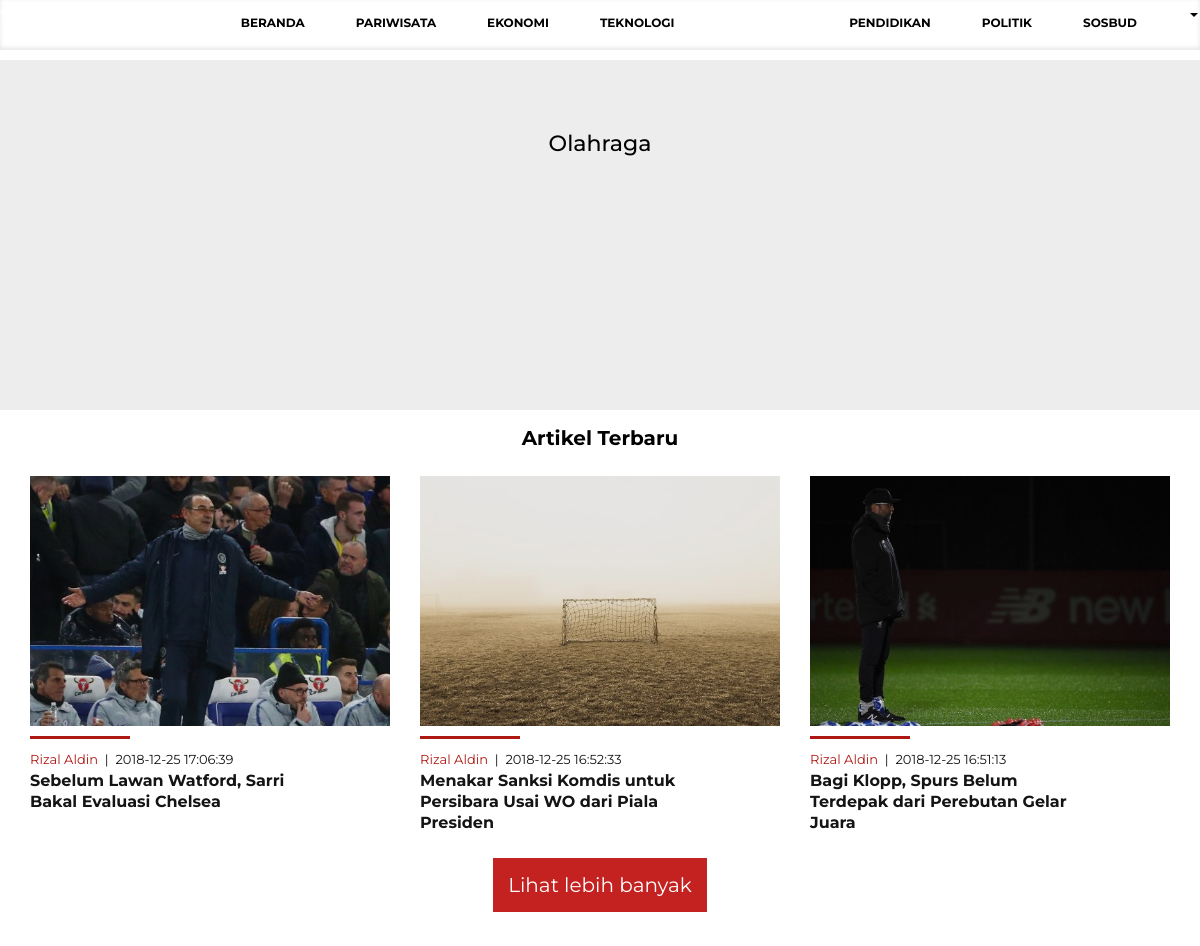
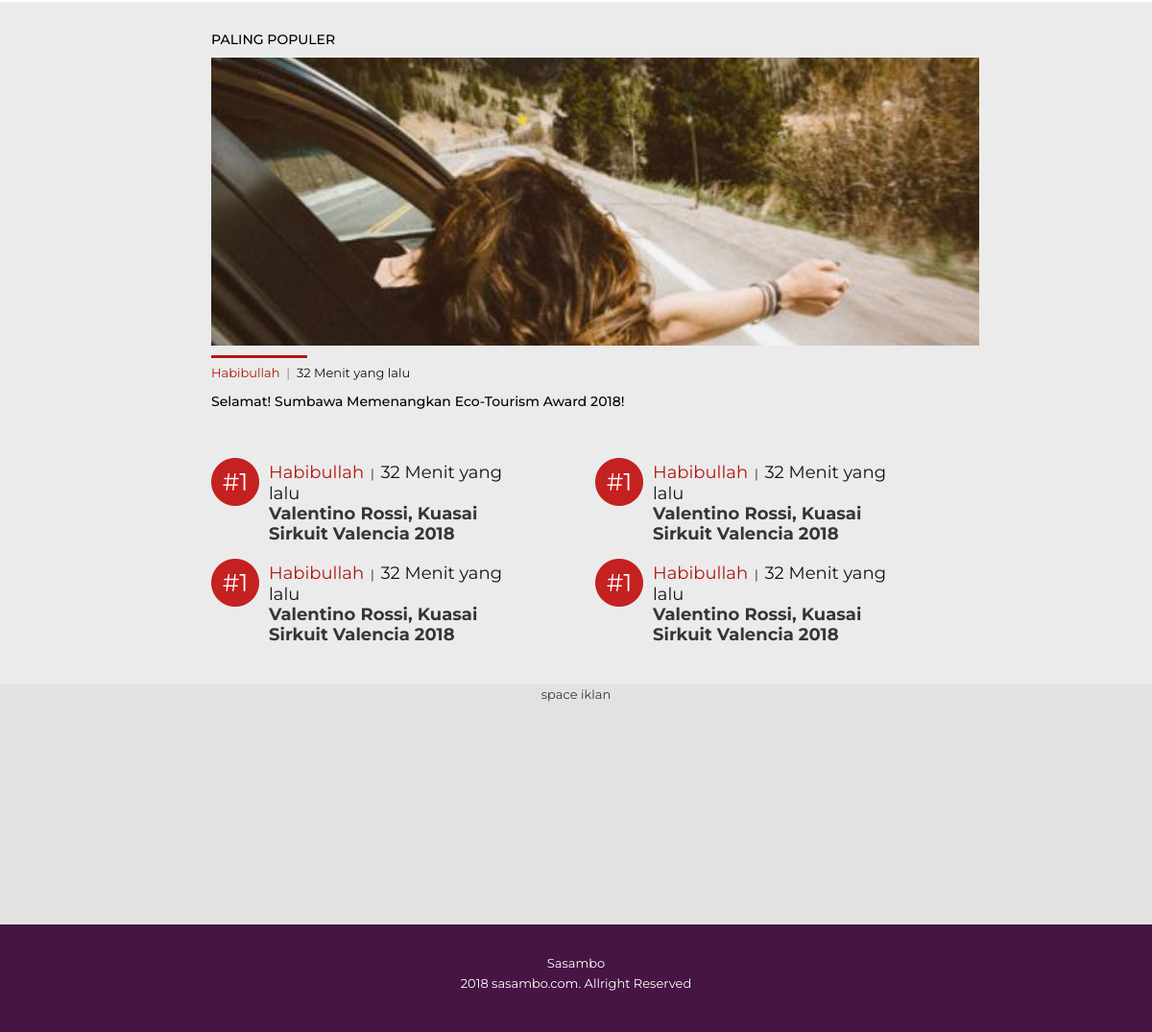
Screenshot of /index.php/user/content/olahraga with the database file from the repository (2 pictures, top to bottom).
### tables this page shows
CREATE TABLE `berita` (
  `id_berita` int(11) NOT NULL,
  `id_user` int(11) NOT NULL,
  `id_kategori` int(11) NOT NULL,
  `slug_berita` varchar(255) NOT NULL,
  `judul_berita` varchar(255) NOT NULL,
  `isi_berita` text NOT NULL,
  `gambar` varchar(255) NOT NULL,
  `status_berita` enum('Publish','Draft','','') NOT NULL,
  `jenis_berita` varchar(20) NOT NULL,
  `keywords` varchar(500) NOT NULL,
  `tanggal_post` datetime NOT NULL,
  `tanggal` timestamp NOT NULL DEFAULT '0000-00-00 00:00:00' ON UPDATE CURRENT_TIMESTAMP
);

CREATE TABLE `user` (
  `id_user` int(25) NOT NULL,
  `nama` varchar(50) NOT NULL,
  `email` varchar(255) NOT NULL,
  `username` varchar(32) NOT NULL,
  `password` varchar(64) NOT NULL,
  `akses_level` varchar(20) NOT NULL,
  `tanggal` timestamp NOT NULL DEFAULT CURRENT_TIMESTAMP ON UPDATE CURRENT_TIMESTAMP
);

### application/controllers/user/Content.php (called while the page is built, shortened)
<?php
class Content extends CI_Controller {
	public function __construct()
	{
		$this->load->model('berita_model');
		$this->load->model('iklan_model');
	}
	public function olahraga()
		{
			$data = array(
				'berita' => $this->berita_model->home(4),
				'title'  => 'Sasambo - Olahraga'
			);
			$this->load->view('user/layout/head', $data);
			$this->load->view('user/layout/nav', $data);
			$this->load->view('user/content/olahraga/list', $data, FALSE);
			$this->load->view('user/layout/footer', $data);
		}
}

### index.php (called while the page is built, shortened)
<?php
require_once BASEPATH.'core/CodeIgniter.php';

### application/models/Berita_model.php (called while the page is built, shortened)
<?php
class Berita_model extends CI_Model {
	public function home($id)
	{
		$this->db->select('berita.*,
						   kategori.nama_kategori, kategori.slug_kategori,
						   user.nama');
		$this->db->from('berita');
		$this->db->join('kategori','kategori.id_kategori = berita.id_kategori','LEFT');
		$this->db->join('user','user.id_user = berita.id_user','LEFT');
		$this->db->where('berita.id_kategori',$id);
		$this->db->order_by('id_berita', 'DESC');
		$query = $this->db->get();
		return $query->result();
	}
}

### application/views/user/content/olahraga/list.php (the view, shortened to what this page needs)
 <?php
$id_user      = $this->session->userdata('id_user');
$user_aktif   = $this->user_model->detail($id_user);
?>
 <body>
   <nav class="navbar navbar-default navbar-fixed-top">
      <div class="container">
        <div class="navbar-header">
          <a class="navbar-brand" href="<?php echo base_url() ?>">Sasambo</a>
        </div>
        <div id="navbar" class="navbar-collapse collapse">
          <ul class="nav navbar-nav navbar-right">
              <li><a href="<?php echo base_url('user/dasbor') ?>">Beranda</a></li>
              <li><a href="<?php echo base_url('user/content/pariwisata')?>">Pariwisata</a></li>
              <li><a href="<?php echo base_url('user/content/ekonomi') ?>">Ekonomi</a></li>
              <li><a href="<?php echo base_url('user/content/teknologi') ?>">Teknologi</a></li>
              <li class="active"><a href="<?php echo base_url('user/content/olahraga') ?>">Olahraga<span class="sr-only">(current)</span></a></li>
              <li><a href="<?php echo base_url('user/content/pendidikan') ?>">Pendidikan</a></li>
              <li><a href="<?php echo base_url('user/content/politik') ?>">Politik</a></li>
              <li><a href="<?php echo base_url('user/content/sosbud') ?>">Sosbud</a></li>
              <li class="dropdown">
                <a href="<?php echo base_url('user/dasbor') ?>" class="dropdown-toggle" data-toggle="dropdown" role="button" aria-haspopup="true" aria-expanded="false"><?php echo $user_aktif->nama ?> <span class="caret"></span></a>
              </li>
        </div>
      </div>
    </nav>
    <div class="container">
      <div class="container">
    <div class="kategori-container">
      <div class="sc1-kat">
        <h1>Olahraga</h1>
      </div>
      <div class="sc2-kat">
        <h2>Artikel Terbaru</h2>
        <div class="row sc2-kat-row">
           <?php foreach ($berita as $key => $value) { ?>
          <div class="col-md-4" id="sc1-pariwisata">
            <div class="thumbnail-kategori-par" style="background-image: url(<?php echo base_url('assets/upload/image/'.$value->gambar); ?>">
              <div class="overlay-kategori-par"></div>
            </div>
            <div class="garis-merah"></div>
                <div class="page-title-kategori">
                  <span class="author-name"><a href=""><?php echo $value->nama; ?></a></span>
                  &nbsp;|&nbsp;
                   <span class="upload-time"><a href=""><?php echo $value->tanggal_post; ?></a></span> <br>
                  <a href="<?php echo base_url('home/read/'.$value->slug_berita); ?>" class="judul-kategori"><?php echo $value->judul_berita; ?></a>
                </div>
              </div>
            <?php
            if($key == 2) {
              break;
              }
             }
           ?>
        </div>
        <h5>
          <a href="" class="rm-button-kat">Lihat lebih banyak</a>
        </h5>
    </div>
        <div class="sc3-kat">
          <div class="row sc3-kat-row">
            <div class="col-md-2"></div>
            <div class="col-md-8 sc3-kat-row-1">
              <h3>Paling Populer</h3>
              <div class="thumbnail-sc3-kat" style="background-image: url(<?php echo base_url('assets/template/assets/img/thumbnail-kategori.jpg');?>"></div>
                <div class="judul-thumbnail-sc3-kat">
                  <div class="garis-merah"></div>
                  <span class="author-name"><a href="">Habibullah</a></span>
                  &nbsp;|&nbsp;
                  <span class="upload-time"><a href="">32 Menit yang lalu</a></span>
                  <div class="judul-thumbnail-text">
                    <h3><a href="">Selamat! Sumbawa Memenangkan Eco-Tourism Award 2018!</a></h3>
                  </div>
                </div>
                <div class="row list-populer">
                  <div class="col-md-6 Populer-kiri">
                    <div class="media">
                      <div class="media-left">
                        <a href="#"><img class="media-object-populer" src="<?php echo base_url(); ?>assets/template/assets/img/first.png" alt="Generic placeholder image"></a>
                      </div>
                    <div class="media-body">
                      <div class="page-title-kategori">
                        <span class="author-name"><a href="">Habibullah</a></span>
                        &nbsp;|&nbsp;
                        <span class="upload-time"><a href="">32 Menit yang lalu</a></span> <br>
                        <a href="" class="judul-kategori">Valentino Rossi, Kuasai Sirkuit Valencia 2018</a>
                      </div>
                    </div>
                    </div>
                    <div class="media">
                      <div class="media-left">
                        <a href="#"><img class="media-object-populer" src="<?php echo base_url(); ?>assets/template/assets/img/first.png" alt="Generic placeholder image"></a>
                      </div>
                    <div class="media-body">
                      <div class="page-title-kategori">
                        <span class="author-name"><a href="">Habibullah</a></span>
                        &nbsp;|&nbsp;
                        <span class="upload-time"><a href="">32 Menit yang lalu</a></span> <br>
                        <a href="" class="judul-kategori">Valentino Rossi, Kuasai Sirkuit Valencia 2018</a>
                      </div>
                    </div>
                    </div>
                    </div>
                    <div class="col-md-6 Populer-kanan">
                    <div class="media">
                      <div class="media-left">
                        <a href="#"><img class="media-object-populer" src="<?php echo base_url(); ?>assets/template/assets/img/first.png" alt="Generic placeholder image"></a>
                      </div>
                    <div class="media-body">
                      <div class="page-title-kategori">
                        <span class="author-name"><a href="">Habibullah</a></span>
                        &nbsp;|&nbsp;
                        <span class="upload-time"><a href="">32 Menit yang lalu</a></span> <br>
                        <a href="" class="judul-kategori">Valentino Rossi, Kuasai Sirkuit Valencia 2018</a>
                      </div>
                    </div>
                    </div>
                    <div class="media">
                      <div class="media-left">
                        <a href="#"><img class="media-object-populer" src="<?php echo base_url(); ?>assets/template/assets/img/first.png" alt="Generic placeholder image"></a>
                      </div>
                    <div class="media-body">
                      <div class="page-title-kategori">
                        <span class="author-name"><a href="">Habibullah</a></span>
                        &nbsp;|&nbsp;
                        <span class="upload-time"><a href="">32 Menit yang lalu</a></span> <br>
                        <a href="" class="judul-kategori">Valentino Rossi, Kuasai Sirkuit Valencia 2018</a>
                      </div>
                    </div>
                  </div>
                </div>
              </div>
            </div>
            <div class="col-md-2"></div>
          </div>
        </div>
        <div class="iklan">space iklan</div>
    </div>
    </div>
    </div>

### assets/template/css/sasambo.css (style rules this page uses)
* { margin: 0px; padding: 0px; }
body { color: #555; padding-top: 50px; font-family: 'Montserrat', sans-serif; }
h1, .h1, h2, .h2, h3, .h3, h4, .h4, h5, .h5, h6, .h6 { margin-top: 0; font-family: 'Montserrat', sans-serif; font-weight: normal; color: #333; }
@media (min-width: 1200px) { .container { width: 100%; } }
.navbar { background-color: rgb(156, 29, 136); color: #fff; -webkit-box-shadow: inset 0 -2px 5px rgba(0,0,0,.1); box-shadow: inset 0 -2px 5px rgba(0,0,0,.1); }
.nav { color: rgb(255, 255, 255); font-size: 12px; text-transform: uppercase; }
.nav .active { color: #fff; }
.nav .active:after { position: absolute; bottom: 0; left: 50%; width: 0; height: 0; margin-left: -5px; vertical-align: middle; content: " "; border-right: 5px solid transparent; border-bottom: 5px solid; border-left: 5px solid transparent; }
.media-body a { text-decoration: none; color: #363636; font-size: 18px; }
.iklan { text-align: center; height: 250px; background-color: rgb(226, 226, 226); color: #363636; }
.sc1-kat { height: 350px; background-color: #ededed; color: #fff; text-align: center; }
.sc1-kat h1 { position: relative; top: 20%; }
.sc2-kat { margin-top: 15px; margin-left: 15px; margin-right: 15px; text-align: center; }
.sc2-kat-row { margin-bottom: 25px; }
.rm-button-kat { padding: 15px; background-color: rgb(196, 33, 33); color: #fff; text-decoration: none; }
.sc3-kat { margin-left: 0; margin-right: 0; margin-top: 50px; background-color: #ebebeb; }
.sc3-kat h3 { text-transform: uppercase; }
.sc3-kat-row-1 { margin-left: auto; margin-right: auto; padding-top: 20px; margin-left: 20px; margin-right: 20px; background-color: #ebebeb; }
.thumbnail-sc3-kat { z-index: 1; height: 300px; margin-bottom: 5px; font-family: 'Montserrat', sans-serif; background-size: cover; background-repeat: no-repeat; background-position: center center; }
.judul-thumbnail-sc3-kat { margin-bottom: 50px; }
.judul-thumbnail-text a { text-decoration: none; text-transform: none; color: rgb(0, 0, 0); }
.page-title-kategori { text-align: left; color: rgb(20, 20, 20); padding-top: 5px; width: 80%; }
.judul-kategori { font-weight: bold; font-size: 16px; color: rgb(20, 20, 20); }
.list-populer { margin-bottom: 40px; }
.media-object-populer { width: 50px; }
.garis-merah { background-color: rgb(174, 24, 18); margin: 10px; margin-left: 0; margin-bottom: 5px; height: 3px; width: 100px; }
.author-name a { text-decoration: none; text-transform: none; color: rgb(174, 24, 18); }
.upload-time a { text-decoration: none; text-transform: none; color: rgb(20, 20, 20); }
.judul-kategori { margin-top: 30px; text-align: center; }
#sc1-pariwisata { padding: 15px; }
.thumbnail-kategori-par { z-index: 1; height: 250px; font-family: 'Montserrat', sans-serif; background-size: cover; background-repeat: no-repeat; background-position: center center; }
.overlay-kategori-par { width: 100%; height: 250px; background: rgba(0,0,0,.1); }

### rows the page displays
berita: gambar (picture), id_user.nama "Rizal Aldin", tanggal_post "2018-12-25 17:06:39", judul_berita "Sebelum Lawan Watford, Sarri Bakal Evaluasi Chelsea"
berita: gambar (picture), id_user.nama "Rizal Aldin", tanggal_post "2018-12-25 16:52:33", judul_berita "Menakar Sanksi Komdis untuk Persibara Usai WO dari Piala Presiden"
berita: gambar (picture), id_user.nama "Rizal Aldin", tanggal_post "2018-12-25 16:51:13", judul_berita "Bagi Klopp, Spurs Belum Terdepak dari Perebutan Gelar Juara"
